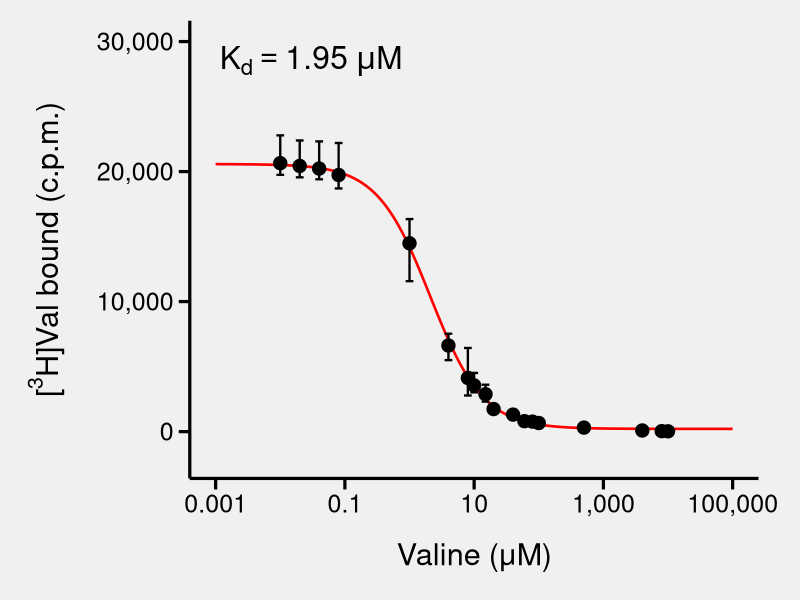

The R source for this figure:
library(tidyverse)
library(minpack.lm)

d <- readxl::read_excel("./data/fig1c.xlsx") %>% 
  mutate(
    Val  = as.numeric(Val),
    cpm  = as.numeric(cpm),
    low  = as.numeric(low),
    high = as.numeric(high),
    
    ymin = pmin(cpm, low, high, na.rm = TRUE),
    ymax = pmax(cpm, low, high, na.rm = TRUE)
  )



# 四参数剂量-反应曲线
# y = bottom + (top - bottom) / (1 + (x / Kd)^hill)

fit <- nlsLM(
  cpm ~ bottom + (top - bottom) / (1 + (Val / Kd)^hill),
  data = d,
  start = list(
    bottom = 100,
    top    = 21000,
    Kd     = 1.95,
    hill   = 1
  ),
  lower = c(
    bottom = -1000,
    top    = 10000,
    Kd     = 0.0001,
    hill   = 0.1
  )
)

coef(fit)


# 生成平滑曲线
newd <- tibble(
  Val = 10^seq(-3, 5, length.out = 500)
)

newd$cpm_hat <- predict(fit, newdata = newd)



# 作图
d |> 
  ggplot(aes(x = Val, y = cpm)) +
  geom_line(
    data = newd,
    aes(x = Val, y = cpm_hat),
    linewidth = 0.9,
    color = "red"
  ) +
  geom_errorbar(
    aes(ymin = ymin, ymax = ymax),
    width = 0.12,
    linewidth = 0.8,
    color = "black"
  ) +
  geom_point(
    size = 4.2,
    color = "black"
  ) +
  scale_x_log10(
    limits = c(1e-3, 1e5),
    breaks = c(1e-3, 1e-1, 1e1, 1e3, 1e5),
    labels = c("0.001", "0.1", "10", "1,000", "100,000")
  ) +
  scale_y_continuous(
    limits = c(-2000, 30000),
    breaks = c(0, 10000, 20000, 30000),
    labels = scales::comma
  ) +
  annotate(
    "text",
    x = 0.03,
    y = 28500,
    label = expression(K[d] == 1.95~mu*M),
    parse = TRUE,
    size = 8
  ) +
  labs(
    x = "Valine (μM)",
    y = expression("["^3*"H]Val bound (c.p.m.)")
  ) +
  theme_classic(base_size = 18) +
  theme(
    plot.background   = element_rect(fill = "grey94", color = NA),
    panel.background  = element_rect(fill = "grey94", color = NA),
    axis.line         = element_line(linewidth = 1.1, color = "black"),
    axis.ticks        = element_line(linewidth = 1.1, color = "black"),
    axis.ticks.length = unit(0.28, "cm"),
    axis.text         = element_text(color = "black", size = 18),
    axis.title        = element_text(color = "black", size = 22),
    axis.title.x      = element_text(margin = margin(t = 18)),
    axis.title.y      = element_text(margin = margin(r = 18)),
    plot.margin       = margin(15, 30, 20, 20)
  )
